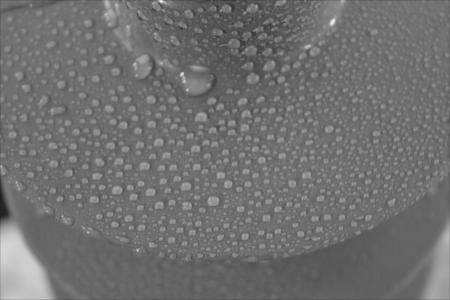
%> input picture Database/HC1_1.bmp, 450 x 300 px
$ octave couronnes.m   (GNU Octave 9; MATLAB toolbox functions it lacks are replaced by stand-ins)
%> lines starting %> are read from the running program, lines starting %| are printed output that depends on the picture
% Hubert Konik
% approche couronnes dans Fourier

x=imread('Database/HC1_1.bmp');
%> x is the input picture: size 300x450 uint8; min 29, max 240, mean 112
figure(1); imshow(x);

y = fft2(double(x));
z = fftshift(y);
figure(2); imshow(log(abs(z)),[]);
%> after `imshow(log(abs(z)),[])`:
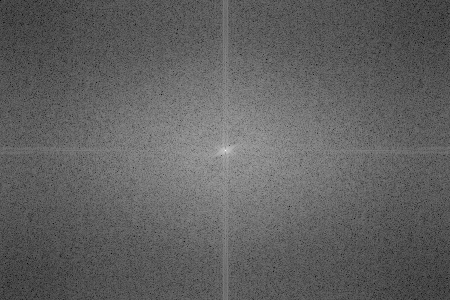
%> displayed picture: size 300x450, on the screen's scale of 0 to 255; min 0, max 255, mean 96.7

CBL=0;
CBH=30;

ci=size(z,1)/2+1;
%> ci = 151
cj=size(z,2)/2+1;
%> cj = 226
for i=1:size(z,1)
    for j=1:size(z,2)
        [THETA,RHO]=cart2pol(j-cj,i-ci);
        if ( (RHO < CBL) || (RHO > CBH) )
            z(i,j)= 0;
        end
    end
end
figure(3); imshow(log(abs(z)),[]);

x2=ifft2(ifftshift(z));
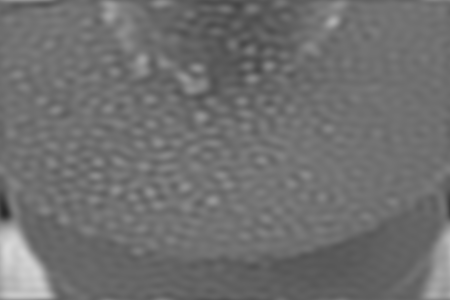
%> x2: size 300x450 double; min 40.17, max 216, mean 112
figure(4); imshow(real(x2),[]);

$ run again, with Database/HC1_0.bmp copied over Database/HC1_1.bmp
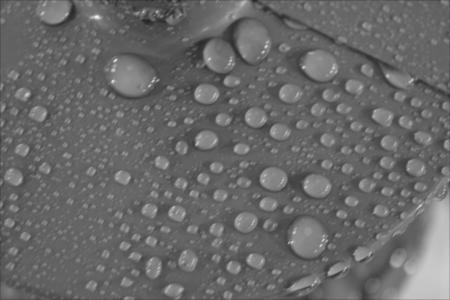
%> input picture Database/HC1_0.bmp, 450 x 300 px
%> x is the input picture: size 300x450 uint8; min 35, max 239, mean 104.5
%> `imshow(log(abs(z)),[])`:
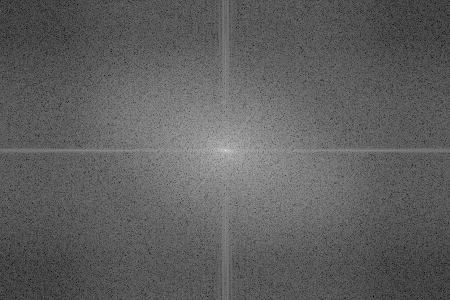
%> displayed picture: size 300x450, on the screen's scale of 0 to 255; min 0, max 255, mean 94.9
%> `x2=ifft2(ifftshift(z));`:
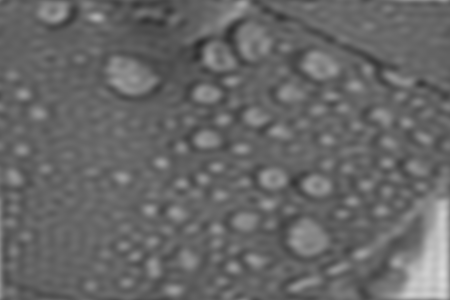
%> x2: size 300x450 double; min 42.98, max 218.4, mean 104.5

$ run again, with Database/HC1_2.bmp copied over Database/HC1_1.bmp
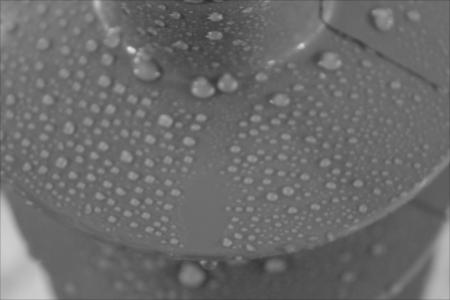
%> input picture Database/HC1_2.bmp, 450 x 300 px
%> x is the input picture: size 300x450 uint8; min 45, max 223, mean 107.1
%> `imshow(log(abs(z)),[])`:
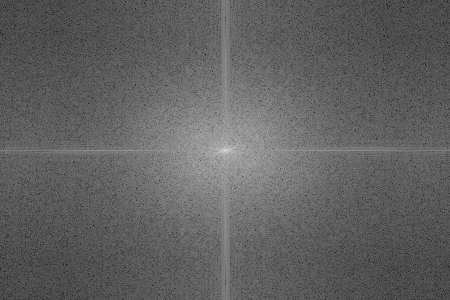
%> displayed picture: size 300x450, on the screen's scale of 0 to 255; min 0, max 255, mean 97.2

$ run again, with Database/HC1_3.bmp copied over Database/HC1_1.bmp
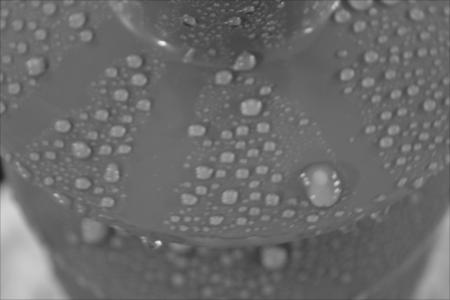
%> input picture Database/HC1_3.bmp, 450 x 300 px
%> x is the input picture: size 300x450 uint8; min 31, max 240, mean 106.5
%> `imshow(log(abs(z)),[])`:
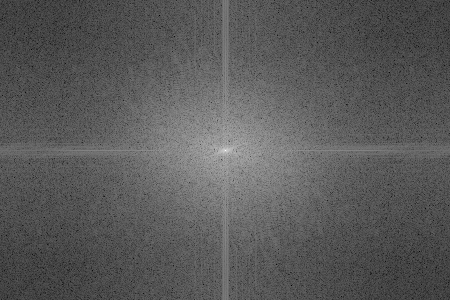
%> displayed picture: size 300x450, on the screen's scale of 0 to 255; min 0, max 255, mean 89.8
